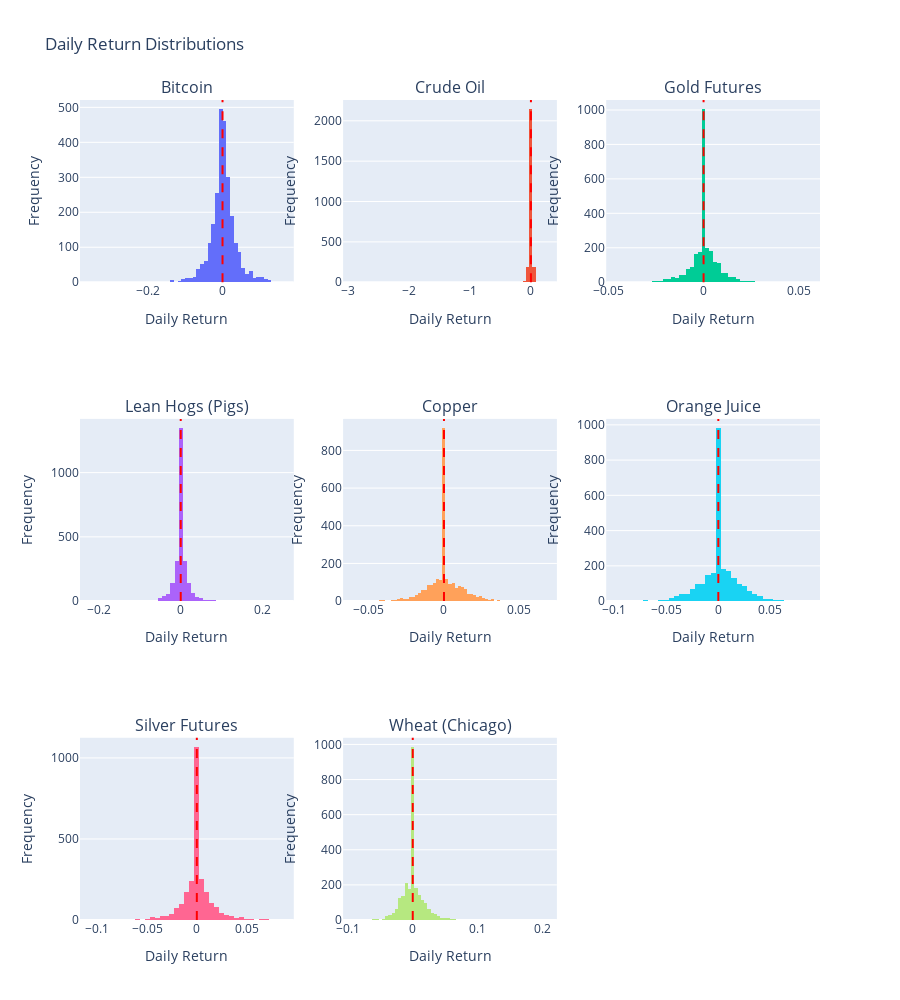

Here is the notebook cell this chart was saved with:
### Markdown cell above
### Return distributions

### Code cell
fig = make_subplots(rows=3, cols=3, subplot_titles=returns.columns.tolist())

for idx, col in enumerate(returns.columns):
    row = idx // 3 + 1
    col_pos = idx % 3 + 1
    
    fig.add_trace(
        go.Histogram(x=returns[col], name=col, nbinsx=100, showlegend=False),
        row=row, col=col_pos
    )
    
    # Add mean line
    fig.add_vline(x=0, line_dash="dash", line_color="red", 
                  row=row, col=col_pos)

fig.update_layout(height=1000, title_text="Daily Return Distributions", showlegend=False)
fig.update_xaxes(title_text="Daily Return")
fig.update_yaxes(title_text="Frequency")
fig.show()

### Figure 1 — Plotly figure (JSON) as saved in the notebook; plotly's stock layout.template omitted (floating-point values rounded to 4 significant figures; data arrays with more than 128 entries replaced by an {"elided": "..."} marker saying what was removed)
{"data": [{"name": "Bitcoin", "nbinsx": 100, "showlegend": false, "type": "histogram", "x": {"elided": "2555 float values"}, "xaxis": "x", "yaxis": "y"}, {"name": "Crude Oil", "nbinsx": 100, "showlegend": false, "type": "histogram", "x": {"elided": "2555 float values"}, "xaxis": "x2", "yaxis": "y2"}, {"name": "Gold Futures", "nbinsx": 100, "showlegend": false, "type": "histogram", "x": {"elided": "2555 float values"}, "xaxis": "x3", "yaxis": "y3"}, {"name": "Lean Hogs (Pigs)", "nbinsx": 100, "showlegend": false, "type": "histogram", "x": {"elided": "2555 float values"}, "xaxis": "x4", "yaxis": "y4"}, {"name": "Copper", "nbinsx": 100, "showlegend": false, "type": "histogram", "x": {"elided": "2555 float values"}, "xaxis": "x5", "yaxis": "y5"}, {"name": "Orange Juice", "nbinsx": 100, "showlegend": false, "type": "histogram", "x": {"elided": "2555 float values"}, "xaxis": "x6", "yaxis": "y6"}, {"name": "Silver Futures", "nbinsx": 100, "showlegend": false, "type": "histogram", "x": {"elided": "2555 float values"}, "xaxis": "x7", "yaxis": "y7"}, {"name": "Wheat (Chicago)", "nbinsx": 100, "showlegend": false, "type": "histogram", "x": {"elided": "2555 float values"}, "xaxis": "x8", "yaxis": "y8"}], "layout": {"annotations": [{"font": {"size": 16}, "showarrow": false, "text": "Bitcoin", "x": 0.1444, "xanchor": "center", "xref": "paper", "y": 1, "yanchor": "bottom", "yref": "paper"}, {"font": {"size": 16}, "showarrow": false, "text": "Crude Oil", "x": 0.5, "xanchor": "center", "xref": "paper", "y": 1, "yanchor": "bottom", "yref": "paper"}, {"font": {"size": 16}, "showarrow": false, "text": "Gold Futures", "x": 0.8556, "xanchor": "center", "xref": "paper", "y": 1, "yanchor": "bottom", "yref": "paper"}, {"font": {"size": 16}, "showarrow": false, "text": "Lean Hogs (Pigs)", "x": 0.1444, "xanchor": "center", "xref": "paper", "y": 0.6111, "yanchor": "bottom", "yref": "paper"}, {"font": {"size": 16}, "showarrow": false, "text": "Copper", "x": 0.5, "xanchor": "center", "xref": "paper", "y": 0.6111, "yanchor": "bottom", "yref": "paper"}, {"font": {"size": 16}, "showarrow": false, "text": "Orange Juice", "x": 0.8556, "xanchor": "center", "xref": "paper", "y": 0.6111, "yanchor": "bottom", "yref": "paper"}, {"font": {"size": 16}, "showarrow": false, "text": "Silver Futures", "x": 0.1444, "xanchor": "center", "xref": "paper", "y": 0.2222, "yanchor": "bottom", "yref": "paper"}, {"font": {"size": 16}, "showarrow": false, "text": "Wheat (Chicago)", "x": 0.5, "xanchor": "center", "xref": "paper", "y": 0.2222, "yanchor": "bottom", "yref": "paper"}], "height": 1000, "shapes": [{"line": {"color": "red", "dash": "dash"}, "type": "line", "x0": 0, "x1": 0, "xref": "x", "y0": 0, "y1": 1, "yref": "y domain"}, {"line": {"color": "red", "dash": "dash"}, "type": "line", "x0": 0, "x1": 0, "xref": "x2", "y0": 0, "y1": 1, "yref": "y2 domain"}, {"line": {"color": "red", "dash": "dash"}, "type": "line", "x0": 0, "x1": 0, "xref": "x3", "y0": 0, "y1": 1, "yref": "y3 domain"}, {"line": {"color": "red", "dash": "dash"}, "type": "line", "x0": 0, "x1": 0, "xref": "x4", "y0": 0, "y1": 1, "yref": "y4 domain"}, {"line": {"color": "red", "dash": "dash"}, "type": "line", "x0": 0, "x1": 0, "xref": "x5", "y0": 0, "y1": 1, "yref": "y5 domain"}, {"line": {"color": "red", "dash": "dash"}, "type": "line", "x0": 0, "x1": 0, "xref": "x6", "y0": 0, "y1": 1, "yref": "y6 domain"}, {"line": {"color": "red", "dash": "dash"}, "type": "line", "x0": 0, "x1": 0, "xref": "x7", "y0": 0, "y1": 1, "yref": "y7 domain"}, {"line": {"color": "red", "dash": "dash"}, "type": "line", "x0": 0, "x1": 0, "xref": "x8", "y0": 0, "y1": 1, "yref": "y8 domain"}], "showlegend": false, "title": {"text": "Daily Return Distributions"}, "xaxis": {"anchor": "y", "domain": [0, 0.2889], "title": {"text": "Daily Return"}}, "xaxis2": {"anchor": "y2", "domain": [0.3556, 0.6444], "title": {"text": "Daily Return"}}, "xaxis3": {"anchor": "y3", "domain": [0.7111, 1], "title": {"text": "Daily Return"}}, "xaxis4": {"anchor": "y4", "domain": [0, 0.2889], "title": {"text": "Daily Return"}}, "xaxis5": {"anchor": "y5", "domain": [0.3556, 0.6444], "title": {"text": "Daily Return"}}, "xaxis6": {"anchor": "y6", "domain": [0.7111, 1], "title": {"text": "Daily Return"}}, "xaxis7": {"anchor": "y7", "domain": [0, 0.2889], "title": {"text": "Daily Return"}}, "xaxis8": {"anchor": "y8", "domain": [0.3556, 0.6444], "title": {"text": "Daily Return"}}, "xaxis9": {"anchor": "y9", "domain": [0.7111, 1], "title": {"text": "Daily Return"}}, "yaxis": {"anchor": "x", "domain": [0.7778, 1], "title": {"text": "Frequency"}}, "yaxis2": {"anchor": "x2", "domain": [0.7778, 1], "title": {"text": "Frequency"}}, "yaxis3": {"anchor": "x3", "domain": [0.7778, 1], "title": {"text": "Frequency"}}, "yaxis4": {"anchor": "x4", "domain": [0.3889, 0.6111], "title": {"text": "Frequency"}}, "yaxis5": {"anchor": "x5", "domain": [0.3889, 0.6111], "title": {"text": "Frequency"}}, "yaxis6": {"anchor": "x6", "domain": [0.3889, 0.6111], "title": {"text": "Frequency"}}, "yaxis7": {"anchor": "x7", "domain": [0, 0.2222], "title": {"text": "Frequency"}}, "yaxis8": {"anchor": "x8", "domain": [0, 0.2222], "title": {"text": "Frequency"}}, "yaxis9": {"anchor": "x9", "domain": [0, 0.2222], "title": {"text": "Frequency"}}}}
